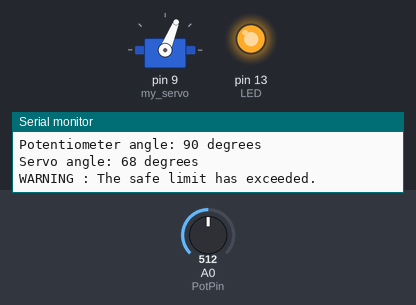
The sketch below on a simulated Arduino Uno, built with avr-gcc and run on an emulated ATmega328P. Shown: servo, output pins drawn as LEDs (lit = HIGH), the last lines printed to the serial monitor. The inputs (shaded band) are chosen by the test bench; at power-on: A0 (PotPin) = 512.

Above: at 1.8 s.
1.9 s: A0 (PotPin) set to 410
3.4 s: A0 (PotPin) set to 384
At 5.3 s:
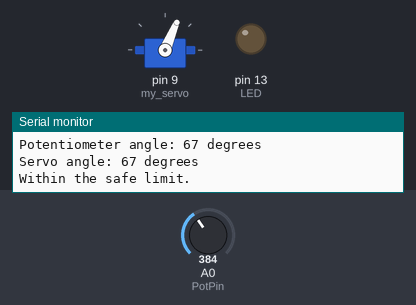
5.6 s: A0 (PotPin) set to 306
At 7.4 s:
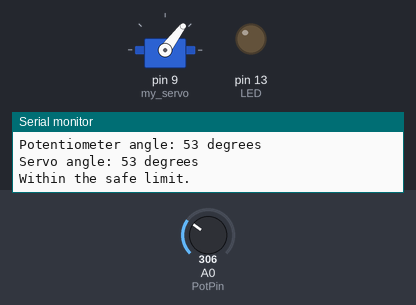
7.7 s: A0 (PotPin) set to 122
At 9.2 s:
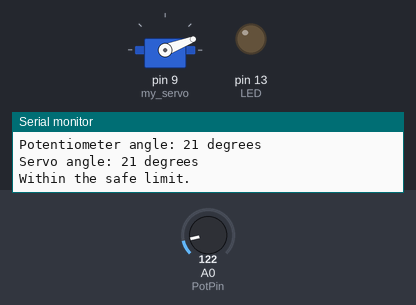
9.7 s: A0 (PotPin) set to 58
At 11.0 s:
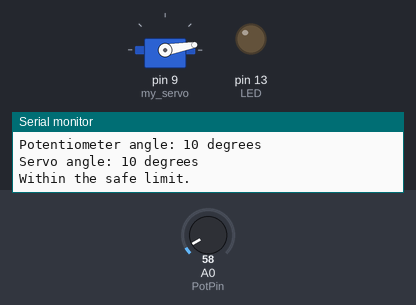
11.7 s: A0 (PotPin) set to 511
At 13.4 s:
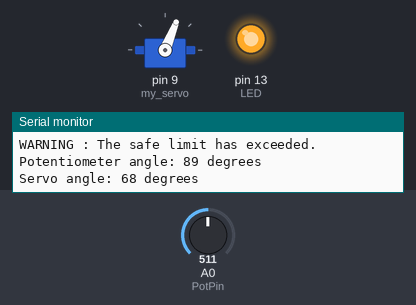
Timing chart, 0 to 14.8 s (numbered marks = the images above; inputs shaded):
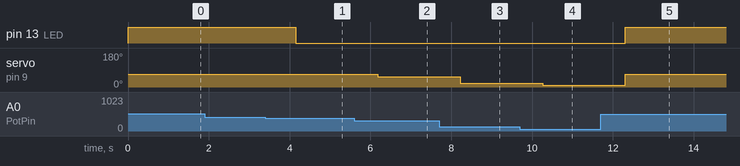

The sketch:

task2.ino
```cpp
#include <Servo.h> // built in library for controlling servos
Servo my_servo; // declare a servo motor variable
const int LED = 13; // LED connected to digital pin 13
int PotPin = A0; // potentiometer connected to analog pin A0
int value; // a variable 'value' which stores the potentiometer angle is declared
bool LEDSTATE; // variable which stores the state of the LED (on/off)
void setup() //used to configure pins and devices, only runs once during the startup
{
  Serial.begin(9600); //set data transfer speed for serial communication
  my_servo.attach(9); //my_servo connected to pin 9
  pinMode(LED, OUTPUT); // defines LED as an output device
}

void loop() //this loop runs continously
{
  value = analogRead(PotPin); //reads analog value from pin A0
  value = map(value, 0, 1023, 0, 180); //map input value to angle for servo
  Serial.print("Potentiometer angle: "); //prints the text on the serial monitor
  Serial.print(value); //prints the value of potentiometer angle on the serial monitor
  Serial.println(" degrees"); //prints the unit
  if (value <= 68) //checks if the servo is at an angle within the safe range
  {
    digitalWrite(LED,LOW); //since the angle is within the safe range, LED remains off.
    my_servo.write(value); // servo angle = potentiometer angle = value
  }
  else // this part is executed if the servo angle exceeds the safe range
  {
    digitalWrite(LED,HIGH); // LED turns on as a warning
  	my_servo.write(68); // servo angle remains 68 degrees and won't rotate further
  }
  Serial.print("Servo angle: "); //prints the text on the serial monitor
  if (value <= 68) //if the angle is within 68 degrees
    Serial.print(value); // that value (angle) is printed on the serial monitor
  else  //if the angle is beyond 68 degrees
    Serial.print(68); // 68 is printed as servo angle on the serial monitor
  Serial.println(" degrees"); //the text that being printed indicates the unit of angle
  bool LEDSTATE = digitalRead(LED); //checks if the LED is ON/OFF
  if(LEDSTATE == LOW) //if the LED is off
    Serial.println("Within the safe limit."); //the text is printed on the serial monitor - indicates that the angle is within the safe limit.
  else //if the LED is on, this part is executed
    Serial.println("WARNING : The safe limit has exceeded."); //the text is printed on the serial monitor - indicates that the angle has exceeded the safe limit.
  Serial.println(""); //for readability
  delay(1000); // a delay of 1000 ms (1 sec) is introduced.
}
```

Measured:
- the behaviour switches between 393 and 392 on A0 (PotPin) (found by bisection; images 0 and 1)
- after the input at 3.4 s, pin 13 (LED): HIGH → LOW after 0.75 s; servo on pin 9 (my_servo): 68° → 67° after 0.75 s
- after the input at 5.6 s, servo on pin 9 (my_servo): 67° → 53° after 0.59 s
- after the input at 7.7 s, servo on pin 9 (my_servo): 53° → 21° after 0.53 s
- after the input at 9.7 s, servo on pin 9 (my_servo): 21° → 10° after 0.57 s
- after the input at 11.7 s, pin 13 (LED): LOW → HIGH after 0.61 s; servo on pin 9 (my_servo): 10° → 68° after 0.61 s
